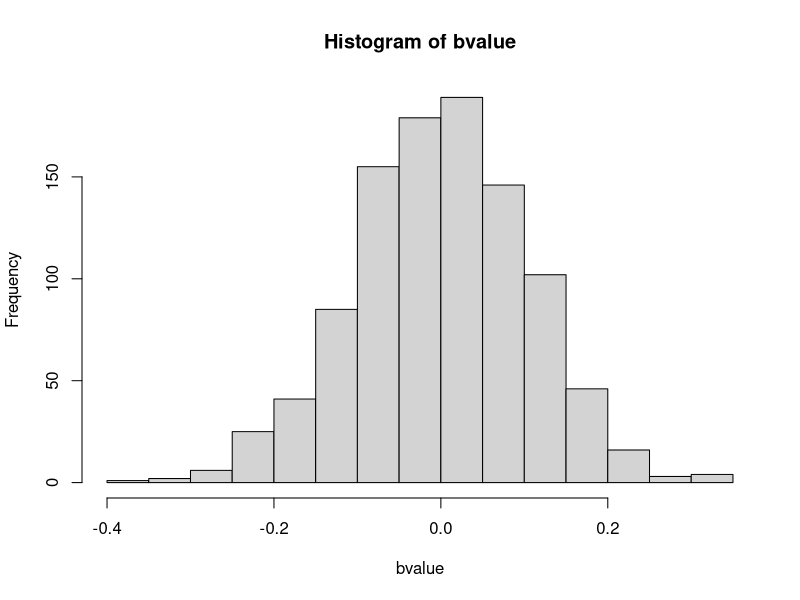
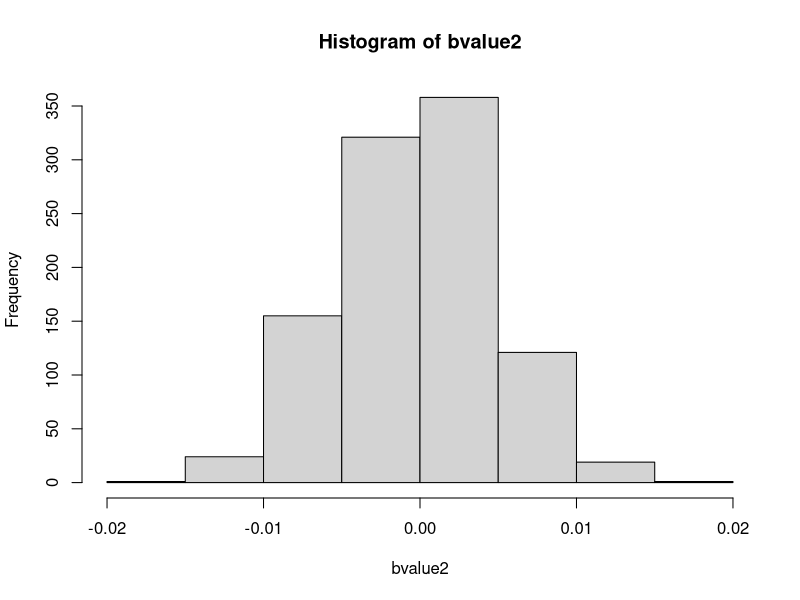

These charts were generated, in order, by the following R code:
# reduce variance false positives

# get a random seed
# my oricd id is 0000-0003-1182-8578
orcid <- 0000000311828578
set.seed(orcid)

# regular
n <- 100
nsim <- 1000

bvalue <- vector(length = nsim)
x <- rnorm(n)  
for(i in 1:nsim) {
  y <- rnorm(n)
  bvalue[i] <- coef(summary(lm(y ~ x)))[2, 1]
}
  
hist(bvalue)

bvalue2 <- vector(length = nsim)
x <- rnorm(n)
for(i in 1:nsim) {
  y <- rnorm(n, sd = 0.05)
  bvalue2[i] <- coef(summary(lm(y ~ x)))[2, 1 ]
}

windows()
hist(bvalue2)


